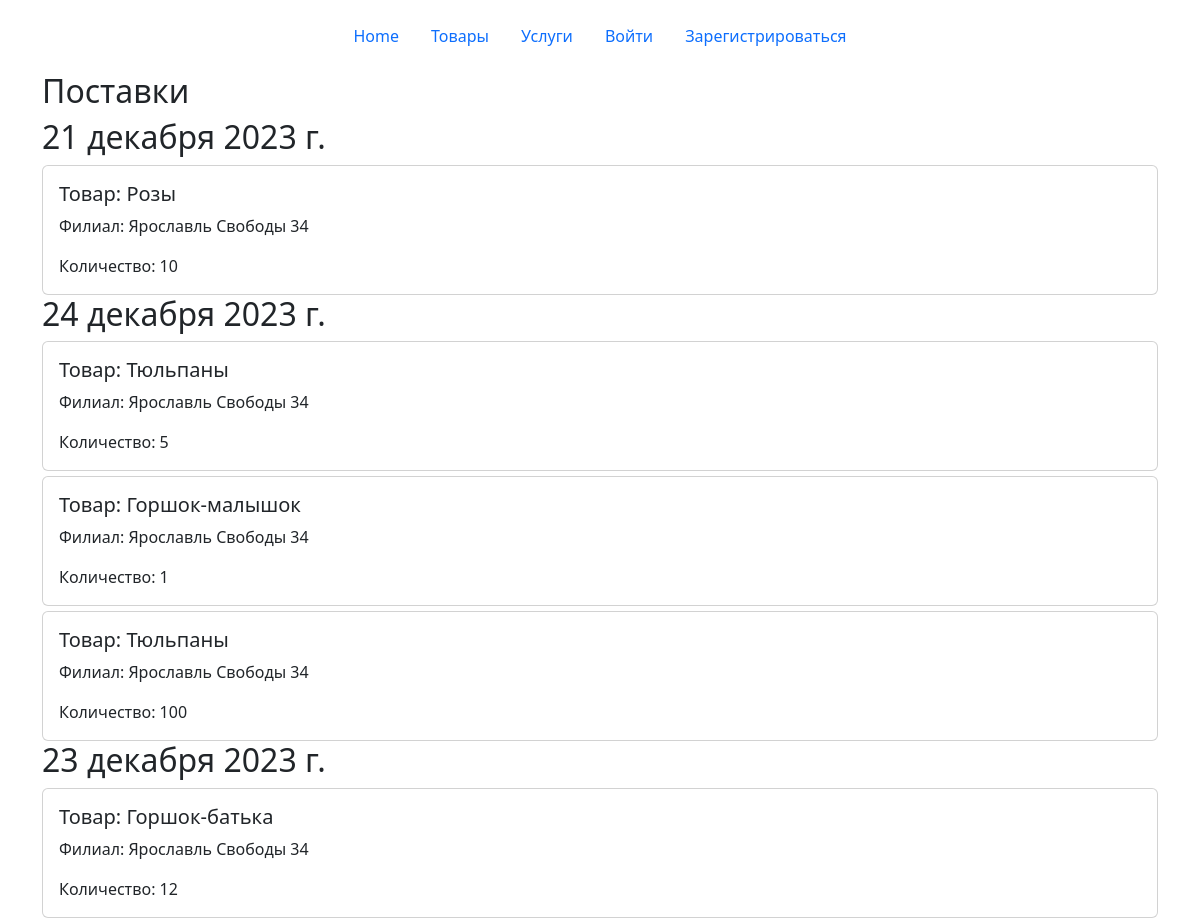
Page /supplies/1/ on the committed database.
### main/models.py (models this page shows, shortened)
class Supplies(models.Model):
    delivery_date = models.DateField()
    filial = models.ForeignKey(Filials, on_delete=models.CASCADE, verbose_name='Филиал', blank=True, null=True)
    class Meta:
        verbose_name = 'Поставка'
        verbose_name_plural = 'Поставки'

class SuppliesItems(models.Model):
    product = models.ForeignKey(Products, on_delete=models.CASCADE, verbose_name='Продукт', blank=True, null=True)
    supplies = models.ForeignKey(Supplies, on_delete=models.CASCADE, verbose_name='Поставка', blank=True, null=True)
    quantity = models.IntegerField(verbose_name='Количество', blank=True, null=True)
    class Meta:
        verbose_name = 'Поставка товара'
        verbose_name_plural = 'Поставки товаров'

class Products(models.Model):
    name = models.CharField(max_length=50, verbose_name='Название', blank=True, null=True)
    type_product = models.ForeignKey(Types_products, on_delete=models.CASCADE, verbose_name='Тип продукта', blank=True,
                                     null=True)
    cost = models.FloatField(verbose_name='Стоимость', blank=True, null=True)
    photo = models.ImageField(upload_to='products', verbose_name='Фото', blank=True, null=True)
    stock_balance = models.IntegerField(verbose_name='Остаток на складе', blank=True, null=True)
    sheif_life = models.IntegerField(verbose_name='Срок годности', blank=True, null=True)
    class Meta:
        verbose_name = 'Товар'
        verbose_name_plural = 'Товары'

class Filials(models.Model):
    city = models.CharField(max_length=50, verbose_name='Город', blank=True, null=True)
    street = models.CharField(max_length=50, verbose_name='Улица', blank=True, null=True)
    house = models.CharField(max_length=50, verbose_name='Дом', blank=True, null=True)
    email = models.CharField(max_length=50, verbose_name='Email', blank=True, null=True)
    phone = models.CharField(max_length=50, verbose_name='Телефон', blank=True, null=True)
    def __str__(self):
        return f'{self.city} {self.street} {self.house}'
    class Meta:
        verbose_name = 'Филиал'
        verbose_name_plural = 'Филиалы'

### main/views.py (the view)
# urls.py: path('supplies/<int:pk>/', views.supplies, name='supplies'),
def supplies(request, pk):
    supplies = Supplies.objects.filter(filial=pk)
    supplies_group = {}
    for supply in supplies:
        if supply.delivery_date in supplies_group:
            supplies_group[supply.delivery_date].append(supply)
        else:
            supplies_group[supply.delivery_date] = [supply]
    return render(request, 'supplies.html', {'supplies_group': supplies_group})

### templates/supplies.html
{% extends 'navbar.html' %}
{% block content %}
    <div class="container">
        <h2>Поставки</h2>
        {% for delivery_date, supplies_list in supplies_group.items %}
            <h2>{{ delivery_date }}</h2>
            <div class="card-deck">
                {% for supply in supplies_list %}
                    <div class="card" style="margin-top: 5px;">
                        <div class="card-body">
                            <h5 class="card-text">Товар: {{ supply.suppliesitems_set.first.product.name }}</h5>
                            <p class="card-text">Филиал: {{ supply.filial }}</p>
                            <p class="card-text">Количество: {{ supply.suppliesitems_set.first.quantity }}</p>
                        </div>
                    </div>
                {% endfor %}
            </div>
        {% endfor %}
    </div>
{% endblock %}

### rows in the picture
Supplies: delivery_date "21 декабря 2023 г.", suppliesitems_set.first.product.name "Розы", filial "Ярославль Свободы 34", suppliesitems_set.first.quantity "10"
Supplies: delivery_date "24 декабря 2023 г.", suppliesitems_set.first.product.name "Тюльпаны", filial "Ярославль Свободы 34", suppliesitems_set.first.quantity "5"
Supplies: suppliesitems_set.first.product.name "Горшок-малышок", filial "Ярославль Свободы 34", suppliesitems_set.first.quantity "1"
Supplies: suppliesitems_set.first.product.name "Тюльпаны", filial "Ярославль Свободы 34", suppliesitems_set.first.quantity "100"
Supplies: delivery_date "23 декабря 2023 г.", suppliesitems_set.first.product.name "Горшок-батька", filial "Ярославль Свободы 34", suppliesitems_set.first.quantity "12"
